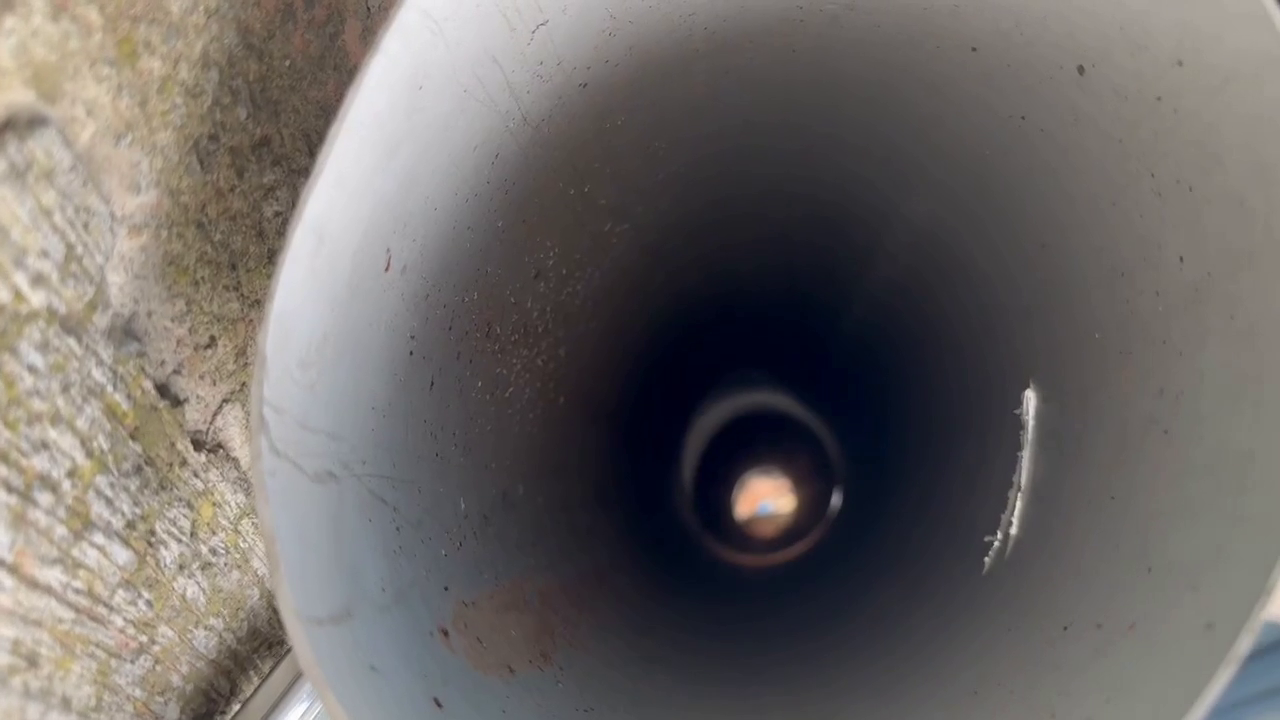
#> input picture frame 20 of video2.mp4, 1280 x 720 px
$ python analyze_video2.py
#> lines starting #> are read from the running program, lines starting #| are printed output that depends on the picture; after the words box and inside, x2 and y2 are one past the last pixel; in counts of white or black regions, pixels touching at a corner belong together
#> further down, frame is the input picture: shape (720, 1280, 3); mean B, G, R 101.6, 103.4, 107.7
import cv2
import numpy as np

# Function to detect potential cracks in a frame
def detect_cracks(frame):
    # Convert frame to grayscale
    gray = cv2.cvtColor(frame, cv2.COLOR_BGR2GRAY)

    # Apply Gaussian blur to smooth the image
    blurred = cv2.GaussianBlur(gray, (5, 5), 0)

    # Apply adaptive thresholding to remove light noise
    thresh = cv2.adaptiveThreshold(blurred, 255, cv2.ADAPTIVE_THRESH_GAUSSIAN_C, cv2.THRESH_BINARY_INV, 11, 2)
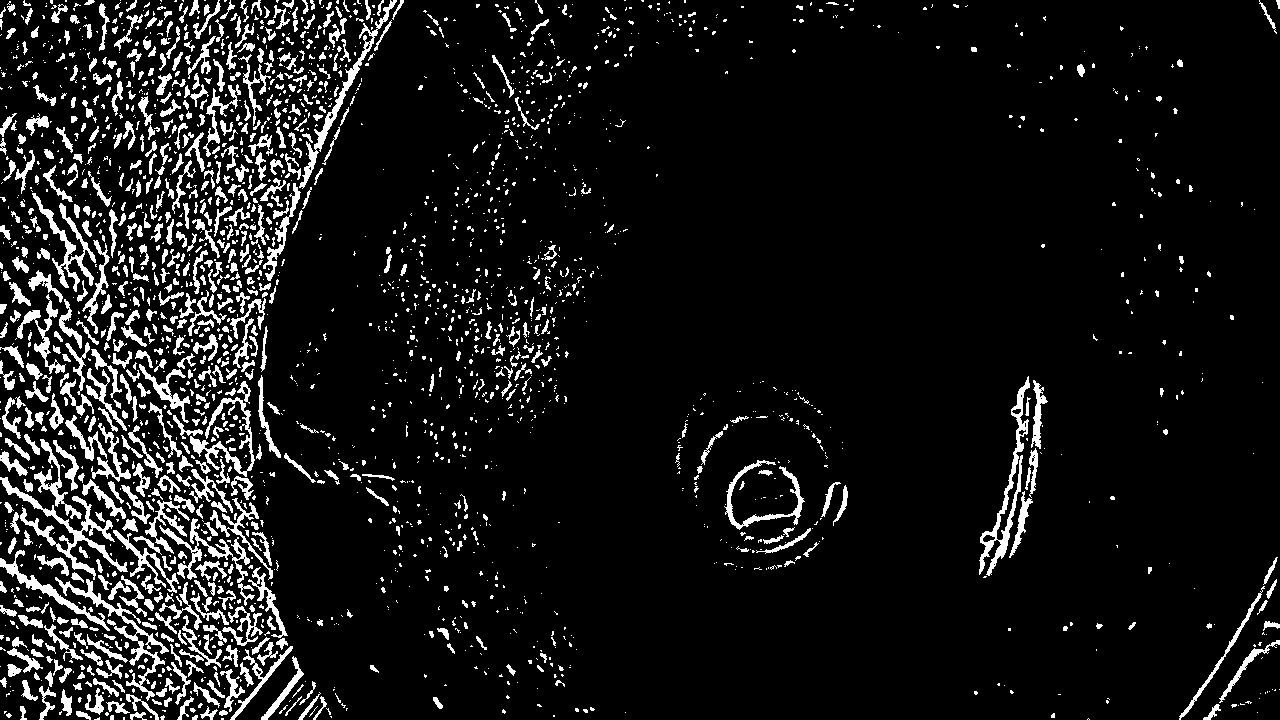
#> thresh: shape (720, 1280); 9.1% white; 2424 white regions (1668 under 20 px), largest, box (x1, y1, x2, y2) and area: (0, 477, 128, 580) 1983, (979, 376, 1030, 576) 1740, (55, 577, 169, 701) 1503

    # Apply Canny edge detection
    edges = cv2.Canny(thresh, 50, 150)
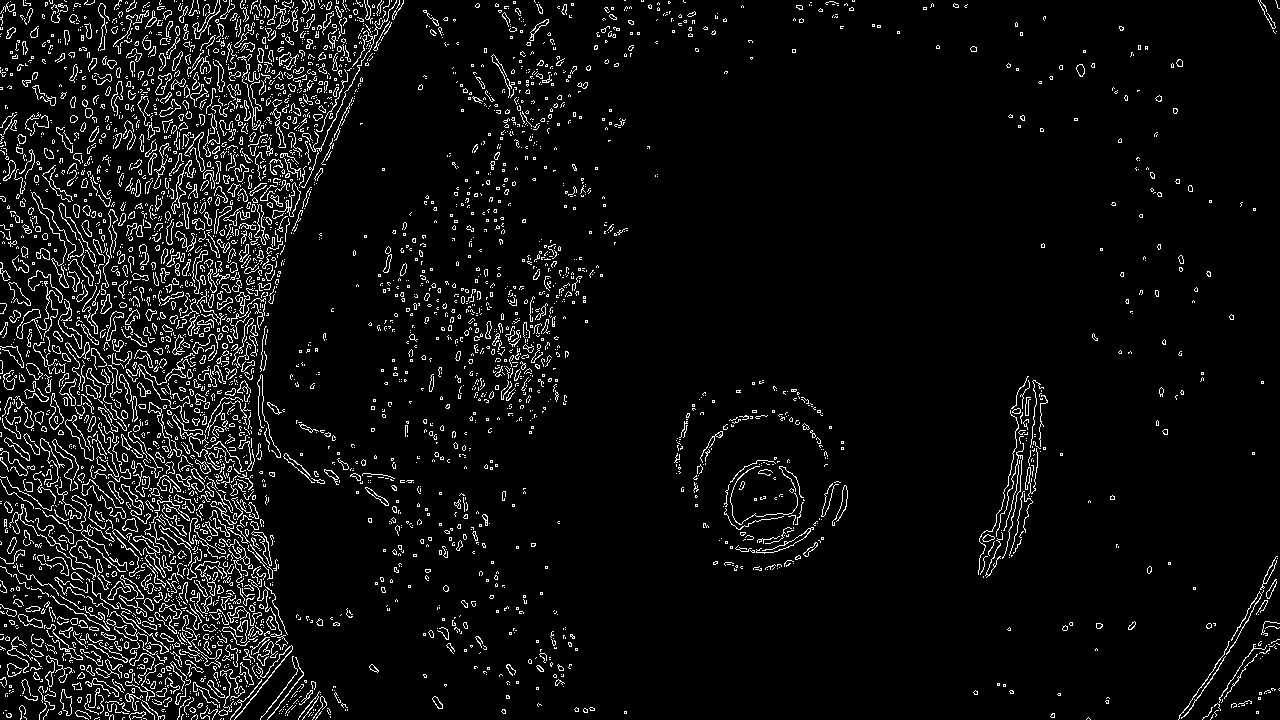
#> edges: shape (720, 1280); 6.1% white in thin lines or dots

    # Perform morphological operations to close gaps in edges
    kernel = np.ones((5, 5), np.uint8)
    closed_edges = cv2.morphologyEx(edges, cv2.MORPH_CLOSE, kernel)
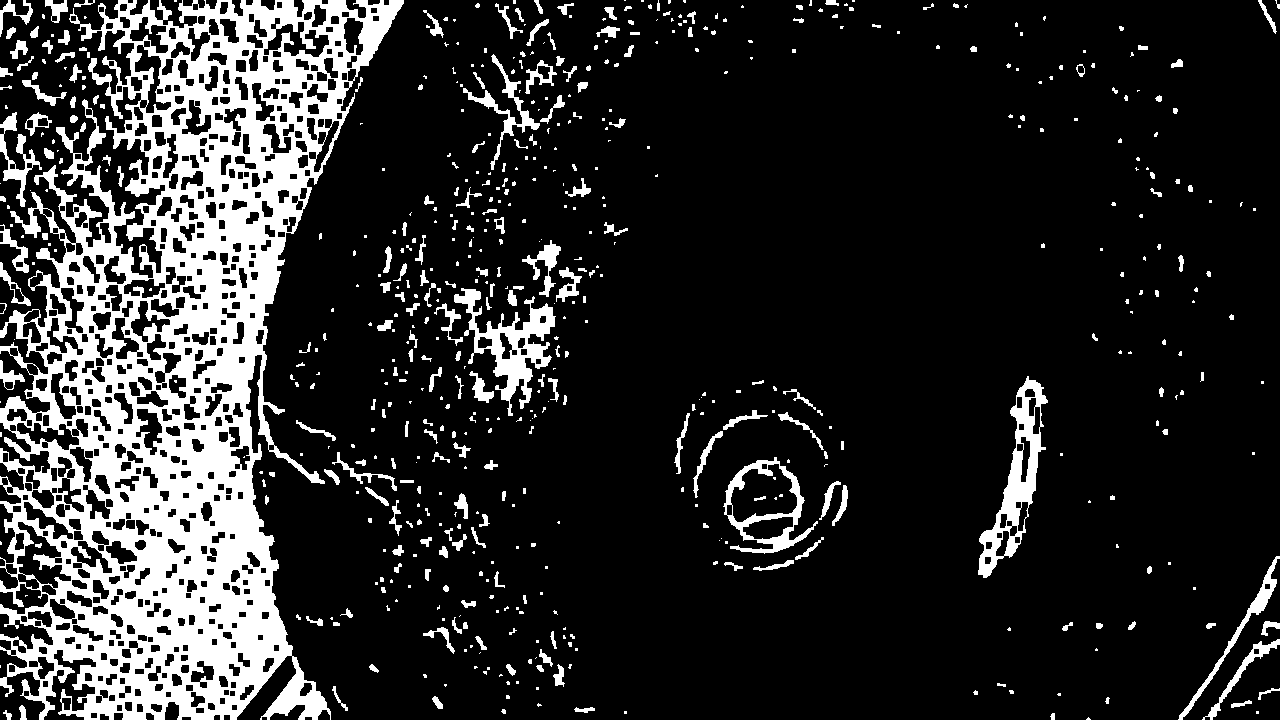
#> closed_edges: shape (720, 1280); 16.9% white; 613 white regions (363 under 20 px)

    # Find contours of potential cracks
    contours, _ = cv2.findContours(closed_edges.copy(), cv2.RETR_EXTERNAL, cv2.CHAIN_APPROX_SIMPLE)
#> contours = 605 contours, 442 with area under 20; largest, box (x1, y1, x2, y2) and area: (0, 0, 404, 720) 166752, (723, 457, 818, 554) 5327, (978, 376, 1048, 578) 5183, (454, 288, 556, 416) 4010, (1178, 556, 1280, 720) 1036

    # Draw bounding boxes around potential cracks
    for contour in contours:
        # Filter contours based on area (you may need to adjust these thresholds)
        if cv2.contourArea(contour) > 100:
            x, y, w, h = cv2.boundingRect(contour)

            # Calculate intensity percentage of crack
            crack_region = gray[y:y+h, x:x+w]
            intensity_percentage = (np.sum(crack_region) / (255 * w * h)) * 100

            # Draw bounding box only if intensity is greater than 30%
            if intensity_percentage > 30:
                cv2.rectangle(frame, (x, y), (x + w, y + h), (0, 255, 0), 2)
                cv2.putText(frame, f'{intensity_percentage:.2f}%', (x, y-10), cv2.FONT_HERSHEY_SIMPLEX, 0.5, (0, 255, 0), 2)
#> this loop made 605 passes
#> (x, y, w, h, intensity_percentage) on passes 32, 45, 53, 59, 99, 100, 136, 144: (553, 664, 12, 23, 29.94), (1202, 639, 78, 81, 51.49), (423, 627, 32, 27, 39.87), (1261, 621, 19, 15, 55), (753, 560, 41, 11, 13.23), (1178, 556, 102, 164, 52.76), (454, 493, 14, 26, 30.93), (832, 485, 16, 41, 18.08)
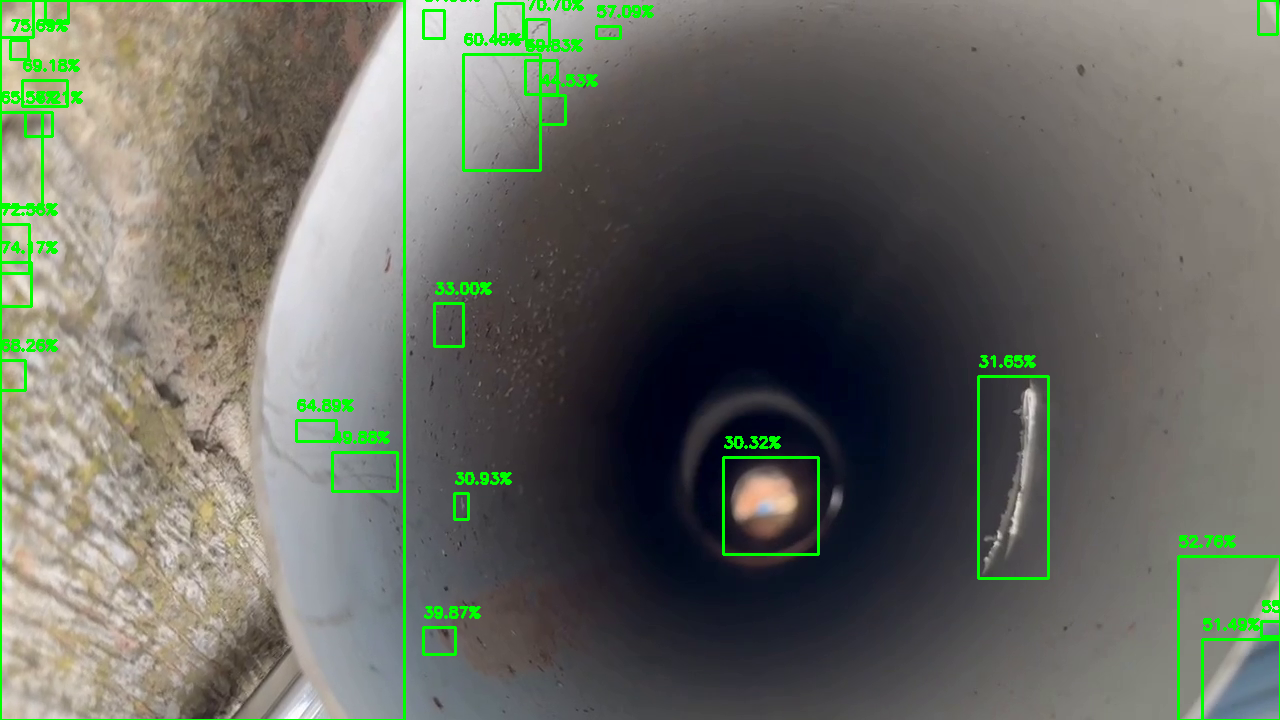
#> frame: shape (720, 1280, 3); 2.81% of pixels changed, all inside (x1, y1, x2, y2) = (0, 0, 1280, 720)

    return frame

# Process video stream
cap = cv2.VideoCapture('video2.mp4')

while cap.isOpened():
    ret, frame = cap.read()

    if not ret:
        break

    # Detect potential cracks in the frame
    frame_with_cracks = detect_cracks(frame)

    # Display the resulting frame
    cv2.imshow('Frame', cv2.resize(frame_with_cracks, (640, 360)))
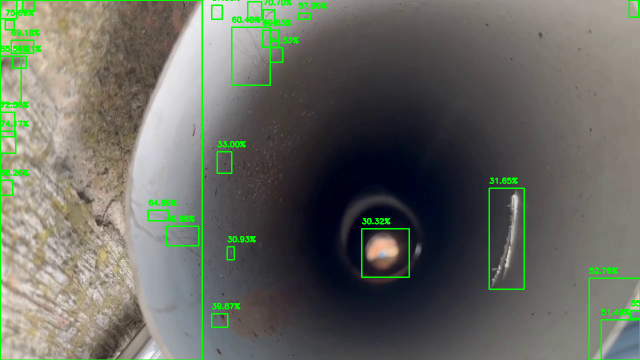
#> window 'Frame': shape (360, 640, 3); mean B, G, R 97.9, 106.8, 103.8

    # Break the loop if 'q' is pressed
    if cv2.waitKey(25) & 0xFF == ord('q'):
#> (key q is pressed here)
        break

# Release video capture object and close windows
cap.release()
cv2.destroyAllWindows()

$ run again, starting later in the video
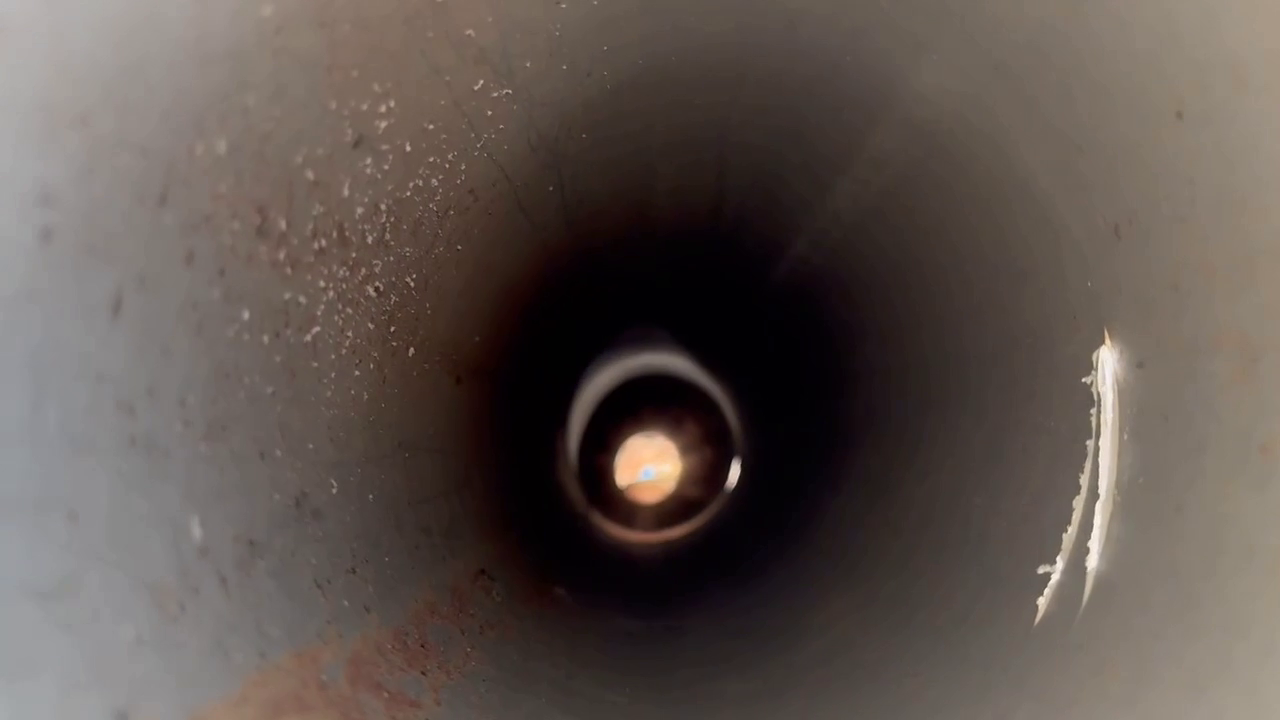
#> input picture frame 94 of video2.mp4, 1280 x 720 px
#> frame is the input picture: shape (720, 1280, 3); mean B, G, R 78.8, 84.2, 94.4
#> in detect_cracks, `thresh = cv2.adaptiveThreshold(blurred, 255, cv2.ADAPTIVE_THRESH_GAUSS..`:
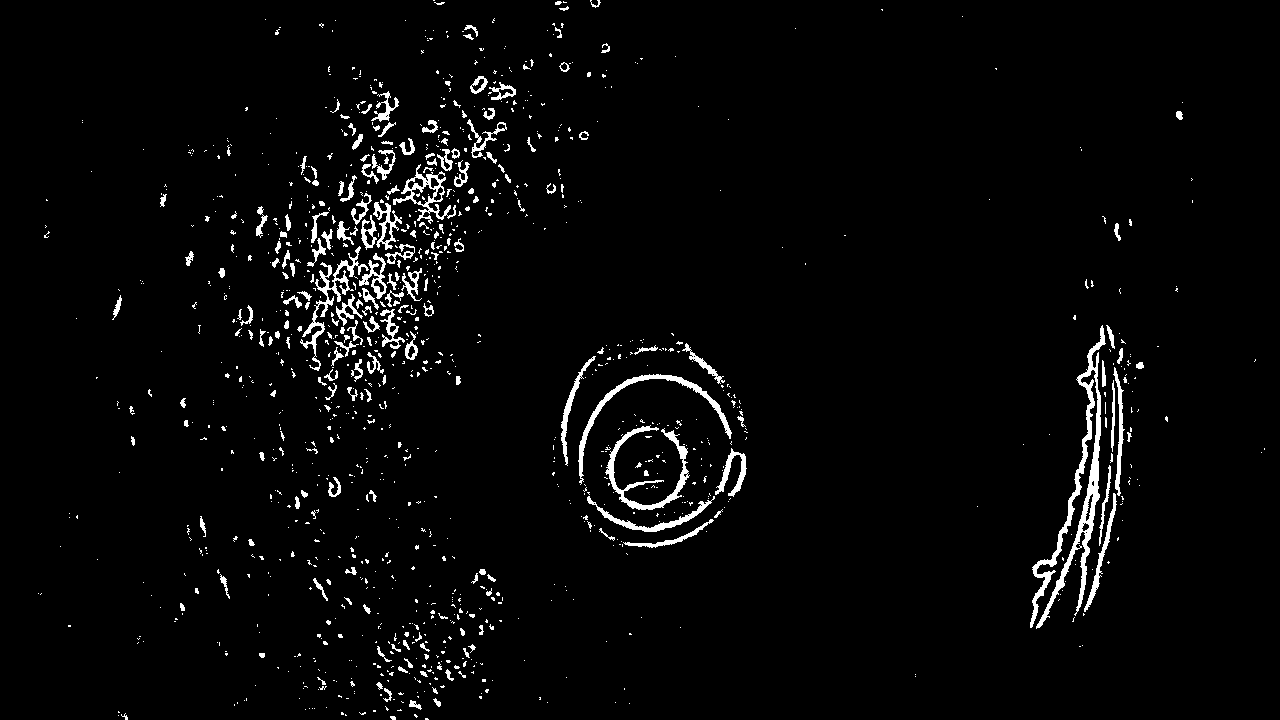
#> thresh: shape (720, 1280); 3.1% white; 1180 white regions (968 under 20 px), largest, box (x1, y1, x2, y2) and area: (1030, 325, 1106, 629) 3831, (605, 425, 690, 510) 1373, (578, 374, 732, 485) 1256
#> edges: shape (720, 1280); 2.3% white in thin lines or dots
#> closed_edges: shape (720, 1280); 5.8% white; 490 white regions (284 under 20 px)
#> contours = 485 contours, 353 with area under 20; largest, box (x1, y1, x2, y2) and area: (275, 119, 507, 412) 20572, (1029, 324, 1132, 629) 11350, (600, 418, 693, 510) 5716, (578, 373, 747, 532) 2752, (350, 84, 415, 184) 2014
#> the loop in detect_cracks, `for contour in contours:` made 485 passes
#> (x, y, w, h, intensity_percentage) on passes 29, 50, 58, 79, 105, 124, 170, 177: (376, 682, 19, 29, 34.4), (386, 658, 27, 18, 31.4), (454, 644, 29, 34, 24.93), (387, 622, 67, 61, 27.6), (449, 589, 26, 35, 17.91), (470, 568, 26, 16, 10.98), (598, 506, 128, 42, 14.93), (287, 490, 21, 19, 32.3)
#> `cv2.imshow('Frame', cv2.resize(frame_with_cracks, (640, 360)))`:
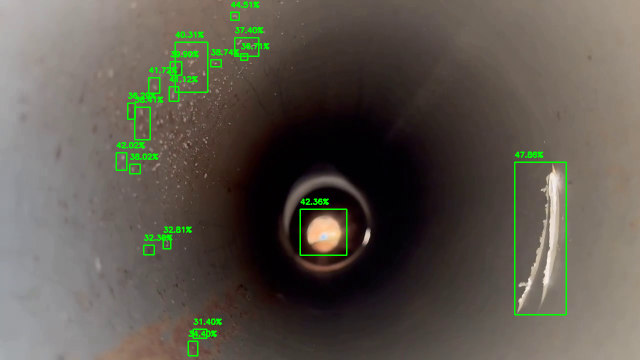
#> window 'Frame': shape (360, 640, 3); mean B, G, R 77.5, 87.2, 92.7

$ run again, starting later in the video
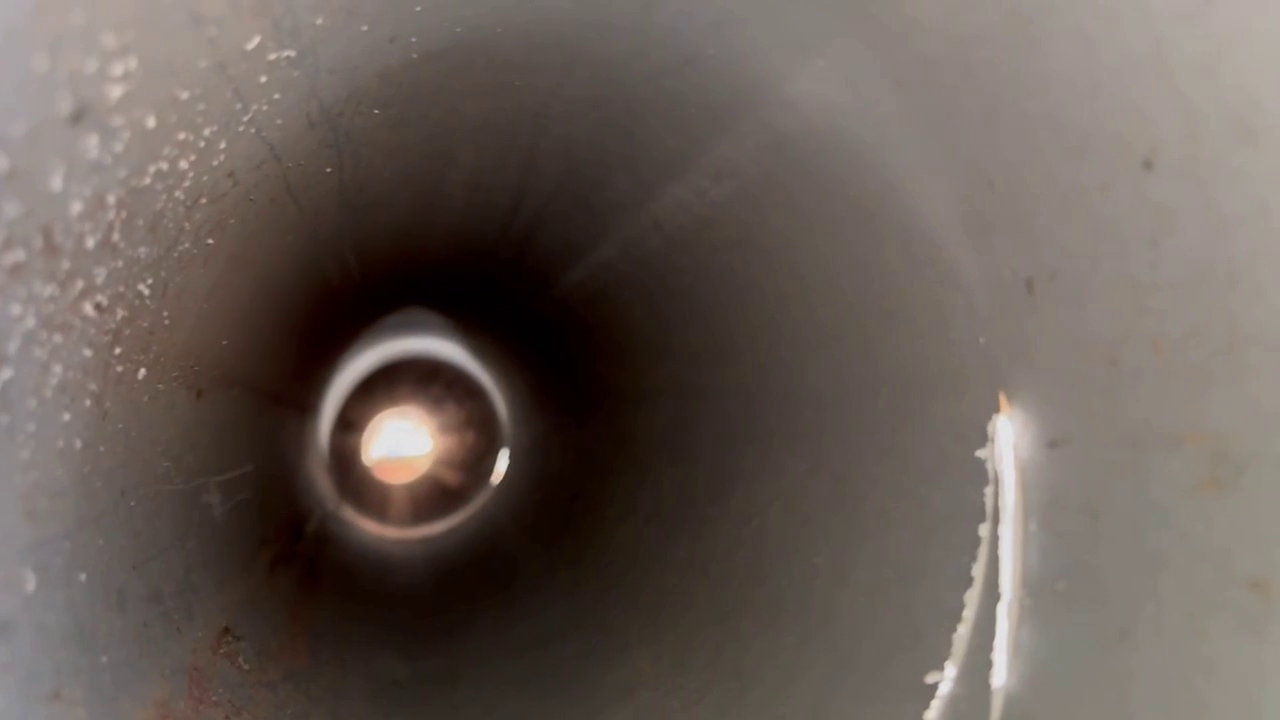
#> input picture frame 167 of video2.mp4, 1280 x 720 px
#> frame is the input picture: shape (720, 1280, 3); mean B, G, R 86.5, 92.7, 103.4
#> in detect_cracks, `thresh = cv2.adaptiveThreshold(blurred, 255, cv2.ADAPTIVE_THRESH_GAUSS..`:
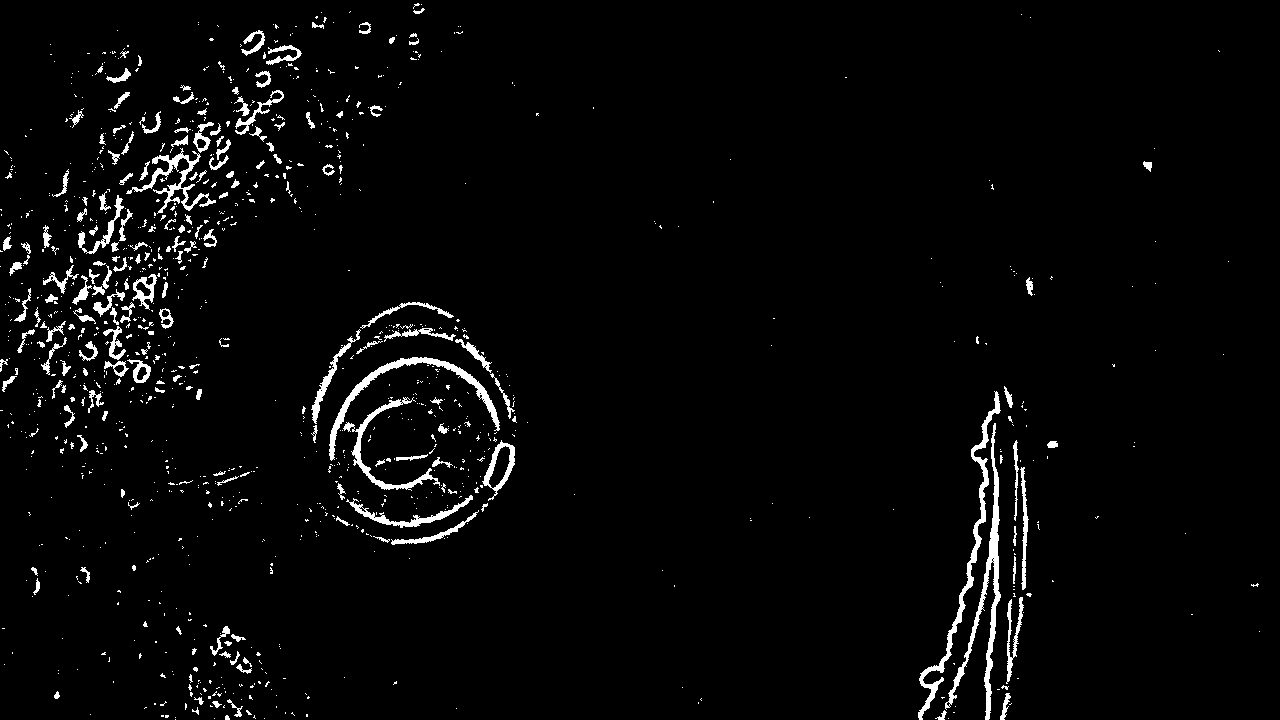
#> thresh: shape (720, 1280); 3% white; 1093 white regions (901 under 20 px), largest, box (x1, y1, x2, y2) and area: (945, 423, 1001, 720) 2229, (918, 391, 1001, 720) 1958, (329, 357, 500, 461) 1680
#> edges: shape (720, 1280); 2.2% white in thin lines or dots
#> closed_edges: shape (720, 1280); 4.9% white; 437 white regions (273 under 20 px)
#> contours = 437 contours, 320 with area under 20; largest, box (x1, y1, x2, y2) and area: (42, 188, 169, 386) 6479, (327, 356, 515, 545) 6250, (126, 91, 231, 270) 6198, (917, 390, 1003, 720) 5203, (356, 319, 516, 422) 1575
#> the loop in detect_cracks, `for contour in contours:` made 437 passes
#> (x, y, w, h, intensity_percentage) on passes 13, 33, 34, 60, 106, 121, 152, 160: (227, 698, 29, 22, 27.96), (207, 676, 20, 32, 29.47), (184, 674, 20, 41, 31.17), (209, 625, 43, 49, 23.52), (996, 526, 29, 194, 70.95), (316, 502, 43, 27, 25.91), (213, 465, 42, 21, 16.07), (375, 454, 53, 13, 77.57)
#> `cv2.imshow('Frame', cv2.resize(frame_with_cracks, (640, 360)))`:
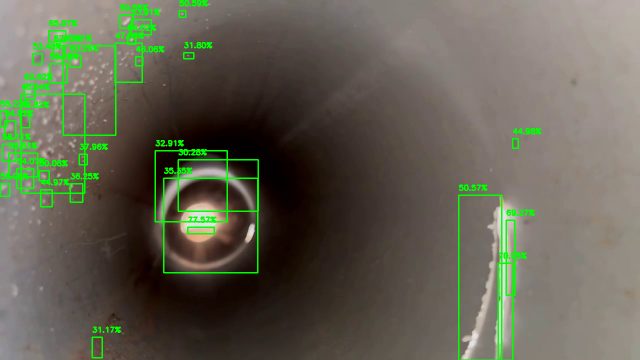
#> window 'Frame': shape (360, 640, 3); mean B, G, R 82.2, 98.1, 98.4
